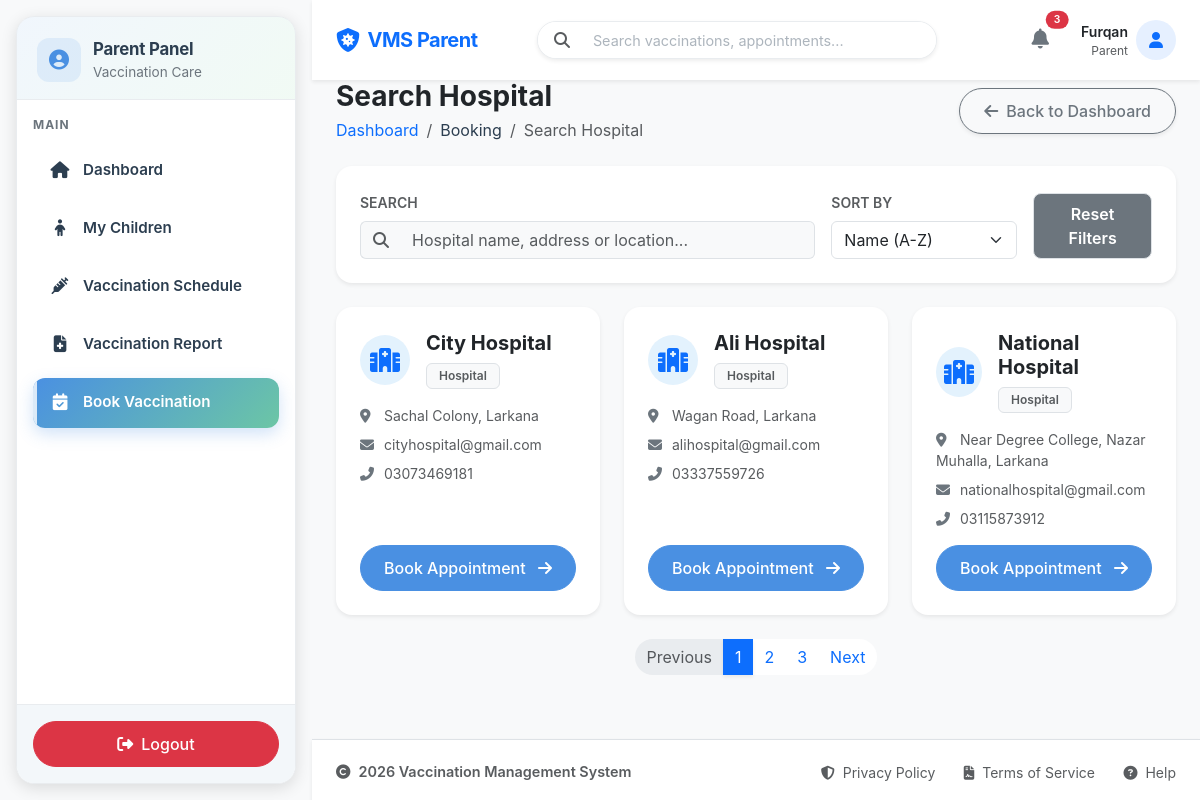
The page /parent/booking/search_hospital.php (signed in) on the database its author committed.
### tables this page shows
CREATE TABLE `hospitals` (
  `id` int(11) NOT NULL,
  `user_id` int(11) NOT NULL,
  `hospital_name` varchar(150) NOT NULL,
  `registration_no` varchar(50) NOT NULL,
  `phone` varchar(20) NOT NULL,
  `address` text NOT NULL,
  `status` enum('approved','pending','rejected') NOT NULL DEFAULT 'pending',
  `created_at` timestamp NOT NULL DEFAULT current_timestamp()
);

CREATE TABLE `users` (
  `id` int(11) NOT NULL,
  `name` varchar(100) NOT NULL,
  `email` varchar(100) NOT NULL,
  `password` varchar(255) NOT NULL,
  `role` enum('admin','parent','hospital') NOT NULL,
  `status` enum('active','inactive') NOT NULL DEFAULT 'active',
  `created_at` timestamp NOT NULL DEFAULT current_timestamp()
);

### parent/booking/search_hospital.php (the view, shortened to what this page needs)
<?php
include '../../config/db.php';
include '../includes/header.php';
include '../includes/sidebar.php';
$stmt_hospitals = $conn->prepare("SELECT h.id, h.hospital_name, h.address, h.phone, u.email FROM hospitals h LEFT JOIN users u ON h.user_id = u.id WHERE h.status = 'approved'");
$stmt_hospitals->execute();
$hospital_results = $stmt_hospitals->get_result();
$hospitals = [];
if ($hospital_results->num_rows > 0) {
    while ($row = $hospital_results->fetch_assoc()) {
        $hospitals[] = [
            'id' => $row['id'],
            'name' => $row['hospital_name'],
            'address' => $row['address'],
            'contact' => $row['phone'],
            'email' => $row['email'],
            'type' => 'Hospital',
        ];
    }
}
?>
<div class="container-fluid px-4">
    <div class="row mb-4 align-items-center">
        <div class="col-md-6">
            <h3 class="fw-bold text-dark mb-1">Search Hospital</h3>
            <nav aria-label="breadcrumb">
                <ol class="breadcrumb mb-0">
                    <li class="breadcrumb-item"><a href="../dashboard.php" class="text-decoration-none">Dashboard</a></li>
                    <li class="breadcrumb-item">Booking</li>
                    <li class="breadcrumb-item active" aria-current="page">Search Hospital</li>
                </ol>
            </nav>
        </div>
        <div class="col-md-6 text-md-end mt-3 mt-md-0">
            <a href="../dashboard.php" class="btn btn-outline-secondary shadow-sm rounded-pill px-4">
                <i class="fas fa-arrow-left me-2"></i>Back to Dashboard
            </a>
        </div>
    </div>
    <div class="card border-0 shadow-sm rounded-4 mb-4">
        <div class="card-body p-4">
            <form id="searchForm" class="row g-3">
                <div class="col-lg-7 col-md-6">
                    <label class="form-label fw-semibold small text-muted text-uppercase">Search</label>
                    <div class="input-group">
                        <span class="input-group-text bg-light border-end-0"><i class="fas fa-search text-muted"></i></span>
                        <input type="text" class="form-control bg-light border-start-0" id="searchInput" placeholder="Hospital name, address or location...">
                    </div>
                </div>
                <div class="col-lg-3 col-md-4">
                    <label class="form-label fw-semibold small text-muted text-uppercase">Sort By</label>
                    <select class="form-select" id="sortFilter">
                        <option value="name_asc">Name (A-Z)</option>
                    </select>
                </div>
                <div class="col-lg-2 col-md-2 d-flex align-items-end">
                    <button type="button" class="btn btn-secondary border w-100 py-2 fw-semibold text-white" id="btnReset">
                        Reset Filters
                    </button>
                </div>
            </form>
        </div>
    </div>
    <div class="row g-4 mb-4" id="hospitalGrid">
        <?php foreach($hospitals as $hospital): ?>
        <div class="col-xl-4 col-md-6 hospital-card"
             data-name="<?= strtolower(htmlspecialchars($hospital['name'])) ?>"
             data-id="<?= $hospital['id'] ?>"
             data-email="<?= strtolower(htmlspecialchars($hospital['email'])) ?>"
             data-phone="<?= strtolower(htmlspecialchars($hospital['contact'])) ?>"
             data-address="<?= strtolower(htmlspecialchars($hospital['address'])) ?>"
             >
            <div class="card h-100 border-0 shadow-sm rounded-4 hover-card transition-all">
                <div class="card-body p-4 d-flex flex-column">
                    <div class="d-flex justify-content-between align-items-start mb-3">
                        <div class="d-flex align-items-center">
                            <div class="bg-soft-primary text-primary rounded-circle d-flex align-items-center justify-content-center me-3" style="width: 50px; height: 50px;">
                                <i class="fas fa-hospital-alt fs-4"></i>
                            </div>
                            <div>
                                <h5 class="fw-bold text-dark mb-0"><?= htmlspecialchars($hospital['name']) ?></h5>
                                <span class="badge bg-light text-muted border mt-2"><?= htmlspecialchars($hospital['type']) ?></span>
                            </div>
                        </div>
                    </div>
                    <p class="text-muted small mb-2">
                        <i class="fas fa-map-marker-alt me-2 text-secondary" style="width: 16px;"></i><?= htmlspecialchars($hospital['address']) ?>
                    </p>
                    <p class="text-muted small mb-2">
                        <i class="fas fa-envelope me-2 text-secondary" style="width: 16px;"></i><?= htmlspecialchars($hospital['email']) ?>
                    </p>
                    <p class="text-muted small mb-3">
                        <i class="fas fa-phone-alt me-2 text-secondary" style="width: 16px;"></i><?= htmlspecialchars($hospital['contact']) ?>
                    </p>
                    <div class="mt-auto">
                        <a href="book_vaccination.php?hospital_id=<?= $hospital['id'] ?>" class="btn btn-primary w-100 rounded-pill">
                            Book Appointment <i class="fas fa-arrow-right ms-2"></i>
                        </a>
                    </div>
                </div>
            </div>
        </div>
        <?php endforeach; ?>
    </div>
    <div class="d-flex justify-content-center mt-4">
        <nav aria-label="Page navigation">
            <ul class="pagination">
                <li class="page-item disabled">
                    <a class="page-link border-0 rounded-start-pill" href="#" tabindex="-1">Previous</a>
                </li>
                <li class="page-item active"><a class="page-link border-0 shadow-sm" href="#">1</a></li>
                <li class="page-item"><a class="page-link border-0" href="#">2</a></li>
                <li class="page-item"><a class="page-link border-0" href="#">3</a></li>
                <li class="page-item">
                    <a class="page-link border-0 rounded-end-pill" href="#">Next</a>
                </li>
            </ul>
        </nav>
    </div>
</div>
<?php include '../includes/footer.php'; ?>

### assets/css/parent.css (style rules this page uses)
:root { --primary-color: #4A90E2; --primary-dark: #357ABD; --secondary-color: #50C878; --accent-color: #7B68EE; --bg-light: #F8F9FA; --bg-white: #FFFFFF; --text-dark: #2C3E50; --text-muted: #6C757D; --border-color: #E9ECEF; --shadow-sm: 0 2px 8px rgba(0, 0, 0, 0.08); --shadow-md: 0 4px 16px rgba(0, 0, 0, 0.12); --shadow-lg: 0 8px 24px rgba(0, 0, 0, 0.15); --border-radius: 12px; --transition: all 0.3s ease; }
body { font-family: 'Inter', 'Segoe UI', Tahoma, Geneva, Verdana, sans-serif; background-color: var(--bg-light); color: var(--text-dark); min-height: 100vh; display: flex; flex-direction: column; }
@media (min-width: 992px) { body { padding-left: 312px; } }
.card { border: none; border-radius: var(--border-radius); box-shadow: var(--shadow-sm); transition: var(--transition); }
.btn { border-radius: 8px; padding: 0.625rem 1.25rem; font-weight: 500; transition: var(--transition); }
.btn-primary { background-color: var(--primary-color); border-color: var(--primary-color); }
.badge { padding: 0.375rem 0.75rem; font-weight: 500; border-radius: 6px; }
:root { --primary-blue: #4A90E2; --soft-blue: #E3F2FD; --success-green: #4CAF50; --soft-green: #E8F5E9; --warning-orange: #FF9800; --soft-orange: #FFF3E0; --danger-red: #F44336; --soft-red: #FFEBEE; --info-cyan: #00BCD4; --soft-cyan: #E0F7FA; }
.hover-card { transition: all 0.3s ease; border-radius: 12px; }
.bg-soft-primary { background-color: var(--soft-blue); }
.badge { font-weight: 600; padding: 6px 12px; border-radius: 6px; }
.btn { border-radius: 8px; font-weight: 500; transition: all 0.3s ease; }
.card { border-radius: 12px; }

### rows shown on the page
hospitals: hospital_name "City Hospital", type "Hospital", address "Sachal Colony, Larkana", user.email "cityhospital@gmail.com", phone "03073469181"
hospitals: hospital_name "Ali Hospital", type "Hospital", address "Wagan Road, Larkana", user.email "alihospital@gmail.com", phone "03337559726"
hospitals: hospital_name "National Hospital", type "Hospital", address "Near Degree College, Nazar Muhalla, Larkana", user.email "nationalhospital@gmail.com", phone "03115873912"

### other values the page prints
$_SESSION['name'] "Furqan"
